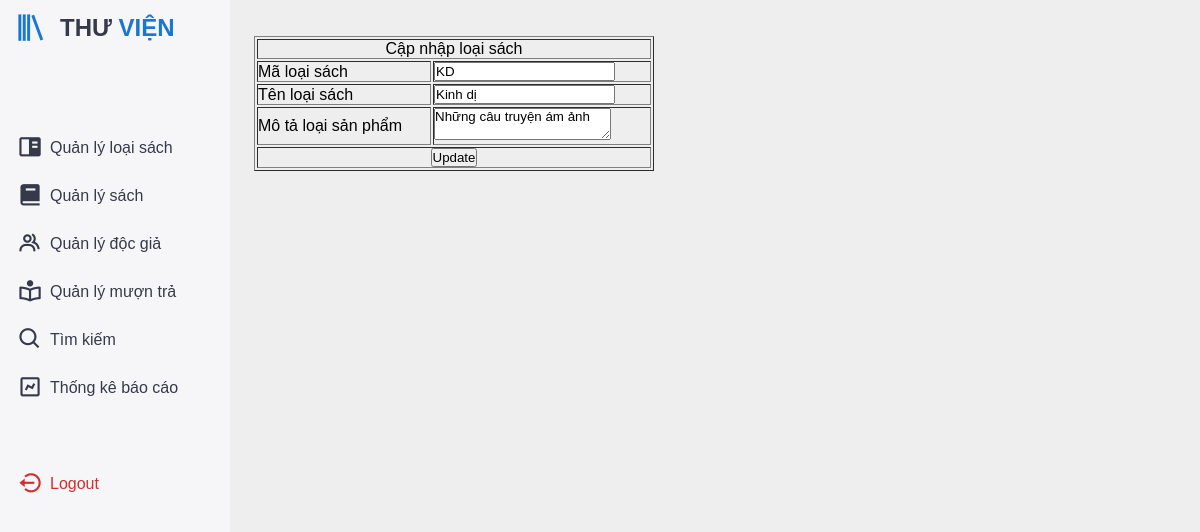
Screenshot of /views/update_loaisp.php?id=KD (signed in) with the database file from the repository.
### tables this page shows
CREATE TABLE `adproducttype` (
  `ma_loaisp` varchar(50) NOT NULL,
  `ten_loaisp` varchar(50) NOT NULL,
  `mota_loaisp` text NOT NULL
);

### views/update_loaisp.php (the view, shortened to what this page needs)
<!DOCTYPE html>
<html lang="en">
<head>
    <link href='https://unpkg.com/boxicons@2.1.4/css/boxicons.min.css' rel='stylesheet'>
    <link rel="stylesheet" href="CSS/styleindex.css">
</head>
<body>
    <div class="sidebar">
        <a href="#" class="logo">
            <i class='bx bx-library'></i>
            <div class="logo-name"><span>THƯ </span>VIỆN</div>
        </a>
        <ul class="side-menu">
            <li><a href="quantri.php?action=adProducttype"><i class='bx bxs-book-content'></i>Quản lý loại sách</a></li>
            <li><a href="quantri.php?action=adProduct"><i class='bx bxs-book'></i>Quản lý sách</a></li>
            <li><a href="KH.php"><i class='bx bx-group'></i>Quản lý độc giả</a></li>
            <li><a href="donhang.php"><i class='bx bx-book-reader'></i>Quản lý mượn trả</a></li>
            <li><a href="#"><i class='bx bx-search'></i>Tìm kiếm</a>
            </li>
            <li><a href="thongke.php"><i class='bx bx-chart'></i>Thống kê báo cáo</a></li>
        </ul>
        <ul class="side-menu">
            <li>
                <a href="logout.php" class="logout">
                    <i class='bx bx-log-out-circle'></i>
                    Logout
                </a>
            </li>
        </ul>
    </div>
    <div class="content">
        <div class="main">
        <?php
            require_once("connect.php");
            $id=$_GET["id"];
            $sql="SELECT * FROM adproducttype WHERE ma_loaisp='$id'";
            $rel=mysqli_query($conn,$sql);
            $sanpham=mysqli_fetch_assoc($rel);
            $txt_maloaisp = isset($_POST["txt_maloaisp"]) ? $_POST["txt_maloaisp"] : $sanpham['ma_loaisp'];
            $txt_tenloaisp = isset($_POST["txt_tenloaisp"]) ? $_POST["txt_tenloaisp"] : $sanpham['ten_loaisp'];
            $txt_motaloaisp = isset($_POST["txt_motaloaisp"]) ? $_POST["txt_motaloaisp"] : $sanpham['mota_loaisp'];
        ?>
            <form action="" method="post">
                <table width="400" border="1">
                    <tr>
                        <td colspan="2" style="text-align: center;">Cập nhập loại sách</td>
                    </tr>
                    <tr>
                        <td>Mã loại sách</td>
                        <td><input name="txt_maloaisp" type="text" value="<?php echo $txt_maloaisp; ?>"></td>
                    </tr>
                    <tr>
                        <td>Tên loại sách</td>
                        <td><input name="txt_tenloaisp" type="text" value="<?php echo $txt_tenloaisp; ?>"></td>
                    </tr>
                    <tr>
                        <td>Mô tả loại sản phẩm</td>
                        <td><textarea name="txt_motaloaisp" type="text" value="<?php echo $txt_motaloaisp ?>"><?php echo $txt_motaloaisp ?></textarea></td>
                    </tr>
                    <tr>
                        <td colspan="2" style="text-align: center;"><input name="btn_update" type="submit" value="Update"></td>
                    </tr>
                </table>
            </form>
        </div>
    </div>
</body>
</html>

### views/CSS/styleindex.css (style rules this page uses)
:root { --light: #f6f6f9; --primary: #1976D2; --light-primary: #CFE8FF; --grey: #eee; --dark-grey: #AAAAAA; --dark: #363949; --danger: #D32F2F; --light-danger: #FECDD3; --warning: #FBC02D; --light-warning: #FFF2C6; --success: #388E3C; --light-success: #BBF7D0; }
* { margin: 0; padding: 0; box-sizing: border-box; font-family: 'Poppins', sans-serif; }
.bx { font-size: 1.7rem; }
a { text-decoration: none; }
li { list-style: none; }
html { overflow-x: hidden; }
body { background: var(--grey); overflow-x: hidden; }
.sidebar { position: fixed; top: 0; left: 0; background: var(--light); width: 230px; height: 100%; z-index: 2000; overflow-x: hidden; scrollbar-width: none; transition: all 0.3s ease; }
.sidebar .logo { font-size: 24px; font-weight: 700; height: 56px; display: flex; align-items: center; color: var(--primary); z-index: 500; padding-bottom: 20px; box-sizing: content-box; }
.sidebar .logo .logo-name span { color: var(--dark); }
.sidebar .logo .bx { min-width: 60px; display: flex; justify-content: center; font-size: 2.2rem; }
.sidebar .side-menu { width: 100%; margin-top: 48px; }
.sidebar .side-menu li { height: 48px; background: transparent; margin-left: 6px; border-radius: 48px 0 0 48px; padding: 4px; }
.sidebar .side-menu li a { width: 100%; height: 100%; background: var(--light); display: flex; align-items: center; border-radius: 48px; font-size: 16px; color: var(--dark); white-space: nowrap; overflow-x: hidden; transition: all 0.3s ease; }
.sidebar .side-menu li a .bx { min-width: calc(60px - ((4px + 6px) * 2)); display: flex; font-size: 1.6rem; justify-content: center; }
.sidebar .side-menu li a.logout { color: var(--danger); }
.content { position: relative; width: calc(100% - 230px); left: 230px; transition: all 0.3s ease; }
.content { width: 100%; padding: 36px 24px; max-height: calc(100vh - 56px); }

### rows the page displays
adproducttype: txt_maloaisp "KD", txt_tenloaisp "Kinh dị", txt_motaloaisp "Những câu truyện ám ảnh"
